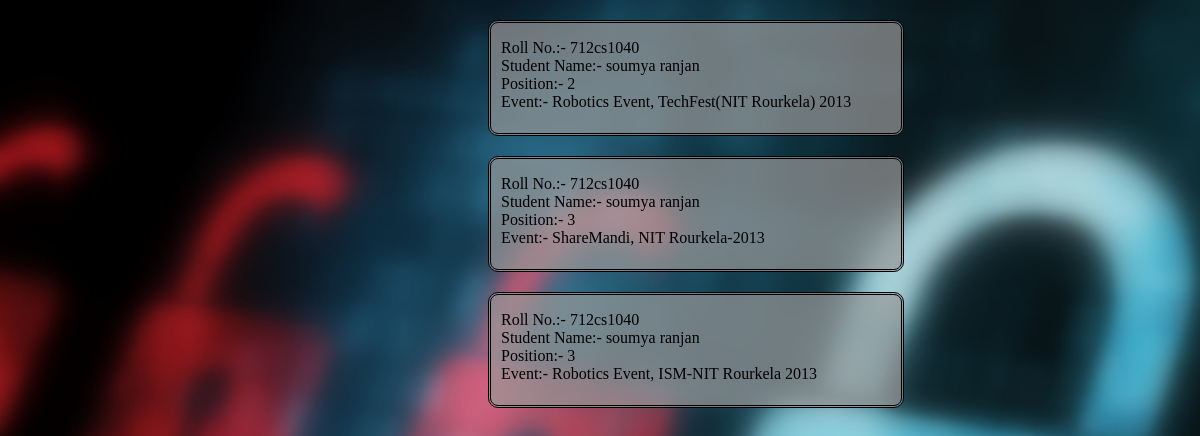
Screenshot of /achievements_update_search_id_result.php?roll=712cs1040 with the database file from the repository.
### tables this page shows
CREATE TABLE IF NOT EXISTS `achievements` (
  `roll` varchar(9) NOT NULL,
  `position` int(1) NOT NULL,
  `event` varchar(100) NOT NULL
);

CREATE TABLE IF NOT EXISTS `student_info` (
  `name` varchar(25) NOT NULL,
  `dob` date NOT NULL,
  `sex` varchar(6) NOT NULL,
  `roll` varchar(9) NOT NULL,
  `program` varchar(50) NOT NULL,
  `mno` varchar(15) NOT NULL,
  `father` varchar(50) NOT NULL,
  `mother` varchar(50) NOT NULL,
  `dept` varchar(50) NOT NULL
);

### achievements_update_search_id_result.php (the view, shortened to what this page needs)
<html>
<head>
</head>
</html>
<?php
$roll=mysql_real_escape_string($_GET['roll']);
$qryIns="SELECT * FROM achievements a natural join student_info s WHERE a.roll='$roll'";
$resInt=mysql_query($qryIns);
	while($row = mysql_fetch_array($resInt))
	{
		echo "<div id='container'><p>Roll No.:- ".$row['roll']."<br>
		Student Name:- ".$row['name']."<br>
		Position:- ".$row['position']."<br>
		Event:- ".$row['event']."</p><br></div>";
	}
?>

### achievements_update_search_id_result.php (style rules this page uses)
#container { border-style:double; border-radius:10px; background-color:rgba(153,153,153,0.7); width:400px; height:110px; padding-left:10px; padding-top:0px; padding-bottom:0px; margin-top:20px; margin-left:480px; }
#container p { color:#000; }

### rows the page displays
achievements: roll "712cs1040", student_info.name "soumya ranjan", position "2", event "Robotics Event, TechFest(NIT Rourkela) 2013"
achievements: roll "712cs1040", student_info.name "soumya ranjan", position "3", event "ShareMandi, NIT Rourkela-2013"
achievements: roll "712cs1040", student_info.name "soumya ranjan", position "3", event "Robotics Event, ISM-NIT Rourkela 2013"
